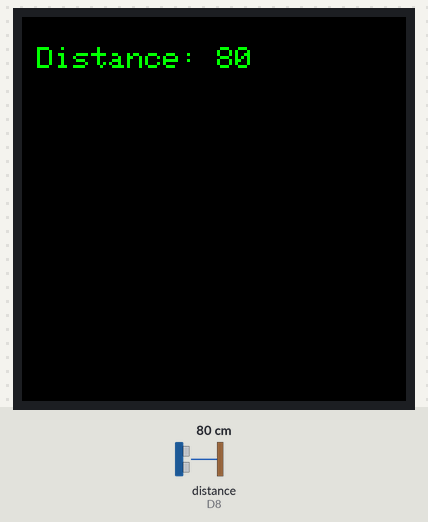
The sketch below on a simulated ESP8266 (NodeMCU). Parts: 128×128 colour display. The inputs (shaded band) are chosen by the test bench; at power-on: distance to the obstacle (sensor on D8) 80 cm. The echo pulse lasts 58.3 µs per cm.

Above: at 1.3 s.
1.4 s: distance to the obstacle (sensor on D8) set to 2 cm
At 2.7 s:
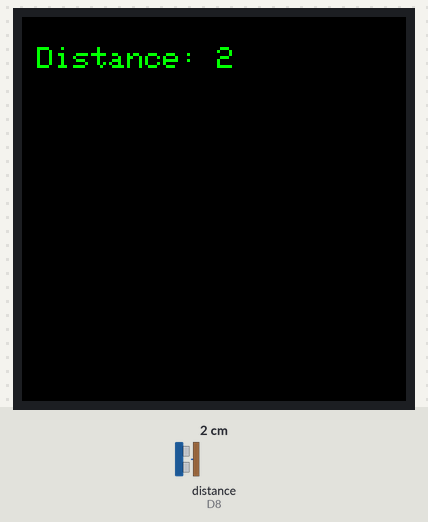
3.0 s: distance to the obstacle (sensor on D8) set to 4 cm
At 4.2 s:
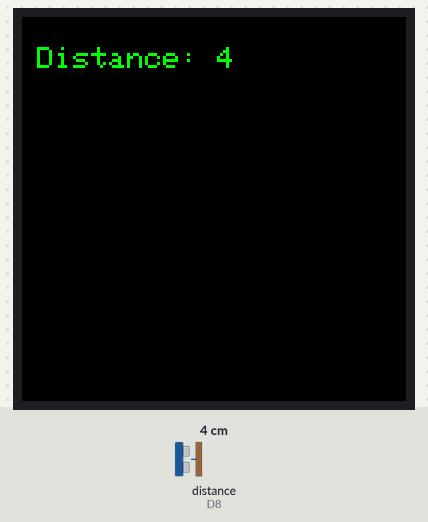
4.7 s: distance to the obstacle (sensor on D8) set to 9 cm
At 5.6 s:
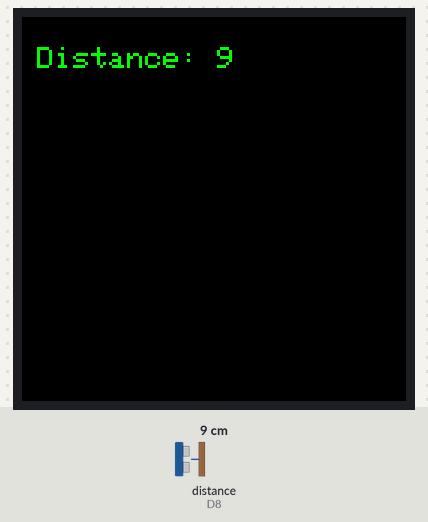
Timing chart, 0 to 7.7 s (numbered marks = the images above; inputs shaded):
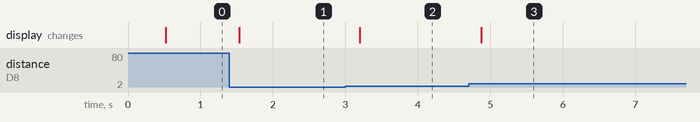

Measured:
- after the input at 1.4 s, the display: changes after 0.13 s (image 1)
- after the input at 3.0 s, the display: changes after 0.20 s (image 2)
- after the input at 4.7 s, the display: changes after 0.17 s (image 3)

The sketch:

tftUltrasonic.ino
```cpp
#include <TFT_ILI9163C.h>    //utilizada para se comunicar com o módulo LCD
#include <Ultrasonic.h>      // importado Ultrasonic library


Ultrasonic ultrasonic(D2, D8); // D7 = Trigger / D8 = Echo
String distance;

//Define as cores
#define BLACK   0x0000
#define BLUE    0x001F
#define RED     0xF800
#define GREEN   0x07E0
#define CYAN    0x07FF
#define MAGENTA 0xF81F
#define YELLOW  0xFFE0
#define WHITE   0xFFFF

#define __CS D1 // pino que conectaremos o CS do módulo LCD
#define __DC D4 // pino que conectaremos o RS do módulo LCD

TFT_ILI9163C display = TFT_ILI9163C(__CS, __DC); // construtor do objeto que utilizaremos para se comunicar com o módulo LCD

void setup(void) {

    Serial.begin(115200);
    display.begin(); // inicialização para se comunicar com o módulo LCD
    display.clearScreen(); // limpa a tela, removendo todos os desenhos
    display.fillScreen(BLACK); // pinta a tela toda de preto
    display.setTextSize(1.5); // configura o tamanho do texto com o tamanho 1.5
    display.setTextColor(GREEN); // configura a cor do texto como verde
    display.setCursor(5,10); // posiciona o cursor para começar a escrita a partir do (x,y)

}

void loop(){
    delay(300);
    distance = String(ultrasonic.distanceRead());

    display.clearScreen(); // limpa a tela, removendo todos os desenhos
    display.fillScreen(BLACK); // pinta a tela toda de preto
    display.setCursor(5,10); // posiciona o cursor para começar a escrita a partir do (x,y)
    display.setTextSize(1.5); // configura o tamanho do texto com o tamanho 1.5
    display.print("Distance: "+distance); // escreve em tela

}
```
